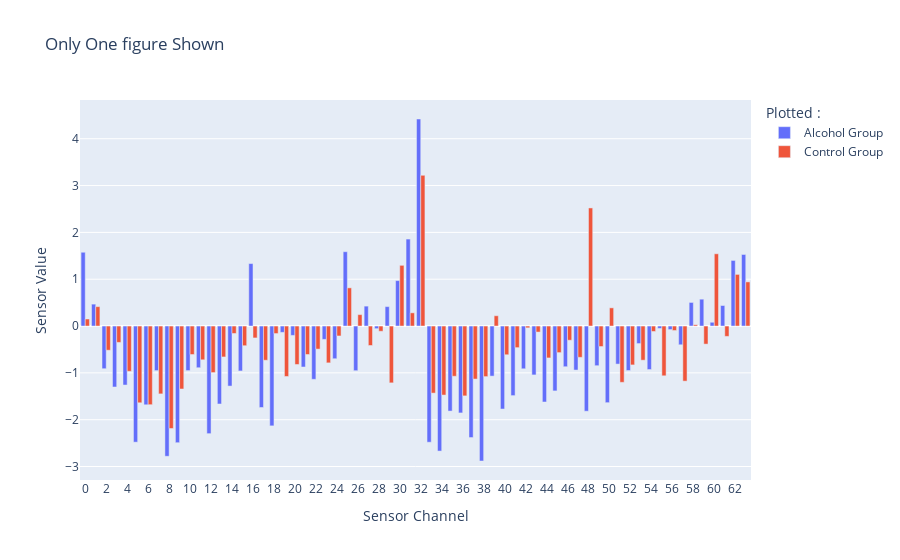

Source (notebook cell):
### Code cell
B=[]
for i in range(0, 64):
    B.append(str(i))

fig = go.Figure()
fig.add_trace(go.Bar(x=B, y=x1, name="Alcohol Group"))
fig.add_trace(go.Bar(x=B, y=x2, name="Control Group"))

fig.update_layout(barmode='group',
                    title="Only One figure Shown",
                    xaxis_title="Sensor Channel",
                    yaxis_title="Sensor Value",
                    legend_title="Plotted :",)
fig.show()

### Figure 1 — Plotly figure (JSON) as saved in the notebook; plotly's stock layout.template omitted (floating-point values rounded to 4 significant figures)
{"data": [{"name": "Alcohol Group", "type": "bar", "x": ["0", "1", "2", "3", "4", "5", "6", "7", "8", "9", "10", "11", "12", "13", "14", "15", "16", "17", "18", "19", "20", "21", "22", "23", "24", "25", "26", "27", "28", "29", "30", "31", "32", "33", "34", "35", "36", "37", "38", "39", "40", "41", "42", "43", "44", "45", "46", "47", "48", "49", "50", "51", "52", "53", "54", "55", "56", "57", "58", "59", "60", "61", "62", "63"], "y": [1.576, 0.4683, -0.9113, -1.302, -1.26, -2.48, -1.682, -0.952, -2.782, -2.491, -0.9515, -0.8906, -2.298, -1.665, -1.282, -0.9591, 1.334, -1.74, -2.132, -0.1351, -0.2001, -0.8745, -1.138, -0.285, -0.6983, 1.587, -0.9537, 0.4255, -0.05594, 0.4149, 0.9706, 1.858, 4.421, -2.481, -2.67, -1.816, -1.856, -2.381, -2.882, -1.069, -1.773, -1.486, -0.913, -1.044, -1.622, -1.385, -0.8689, -0.9401, -1.819, -0.8468, -1.636, -0.8127, -0.95, -0.3743, -0.929, -0.05162, -0.07561, -0.4003, 0.5039, 0.5735, 0.08061, 0.4384, 1.401, 1.528]}, {"name": "Control Group", "type": "bar", "x": ["0", "1", "2", "3", "4", "5", "6", "7", "8", "9", "10", "11", "12", "13", "14", "15", "16", "17", "18", "19", "20", "21", "22", "23", "24", "25", "26", "27", "28", "29", "30", "31", "32", "33", "34", "35", "36", "37", "38", "39", "40", "41", "42", "43", "44", "45", "46", "47", "48", "49", "50", "51", "52", "53", "54", "55", "56", "57", "58", "59", "60", "61", "62", "63"], "y": [0.1502, 0.4139, -0.5167, -0.3502, -0.9664, -1.639, -1.68, -1.449, -2.188, -1.344, -0.6083, -0.7211, -0.9938, -0.6602, -0.159, -0.4204, -0.2542, -0.7305, -0.1604, -1.077, -0.8209, -0.6081, -0.4922, -0.7865, -0.2121, 0.8155, 0.244, -0.4156, -0.1115, -1.213, 1.296, 0.2824, 3.218, -1.432, -1.474, -1.073, -1.492, -1.132, -1.08, 0.2198, -0.6133, -0.4614, -0.0385, -0.1288, -0.6811, -0.5674, -0.3032, -0.6685, 2.522, -0.4376, 0.3885, -1.202, -0.8301, -0.7294, -0.1163, -1.063, -0.09593, -1.177, 0.02749, -0.3859, 1.543, -0.2209, 1.103, 0.9428]}], "layout": {"barmode": "group", "legend": {"title": {"text": "Plotted :"}}, "title": {"text": "Only One figure Shown"}, "xaxis": {"title": {"text": "Sensor Channel"}}, "yaxis": {"title": {"text": "Sensor Value"}}}}
